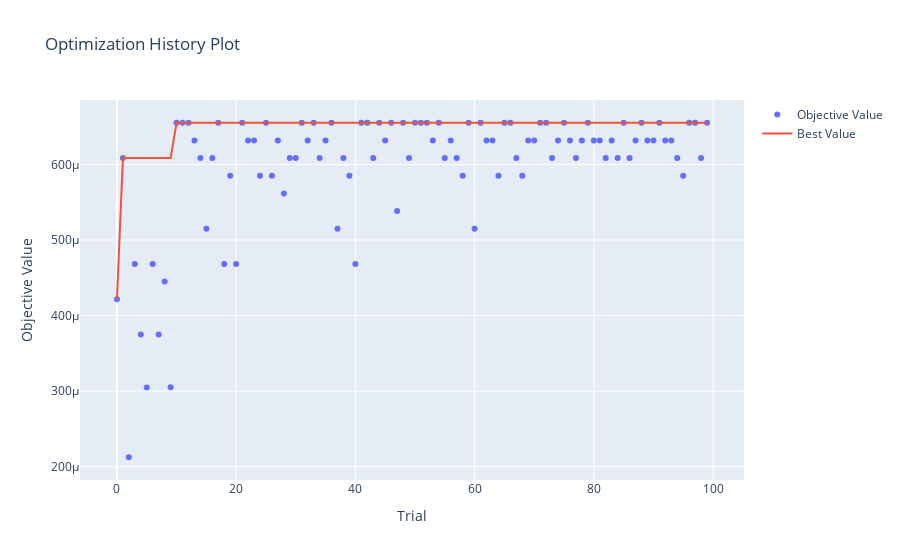

Notebook code for this chart:
### Code cell
#하이퍼파라미터 최적화 과정 확인
optuna.visualization.plot_optimization_history(study)
